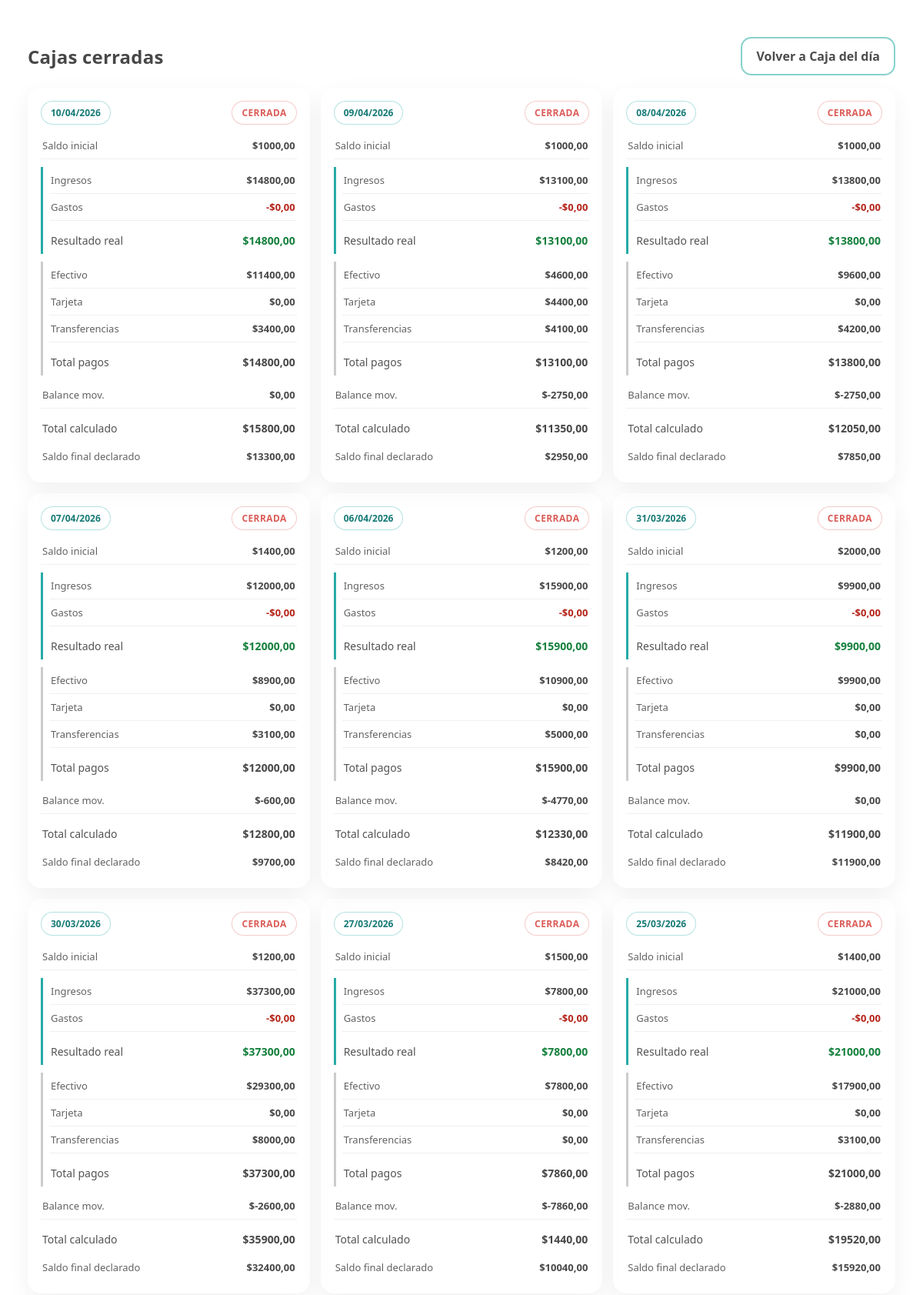
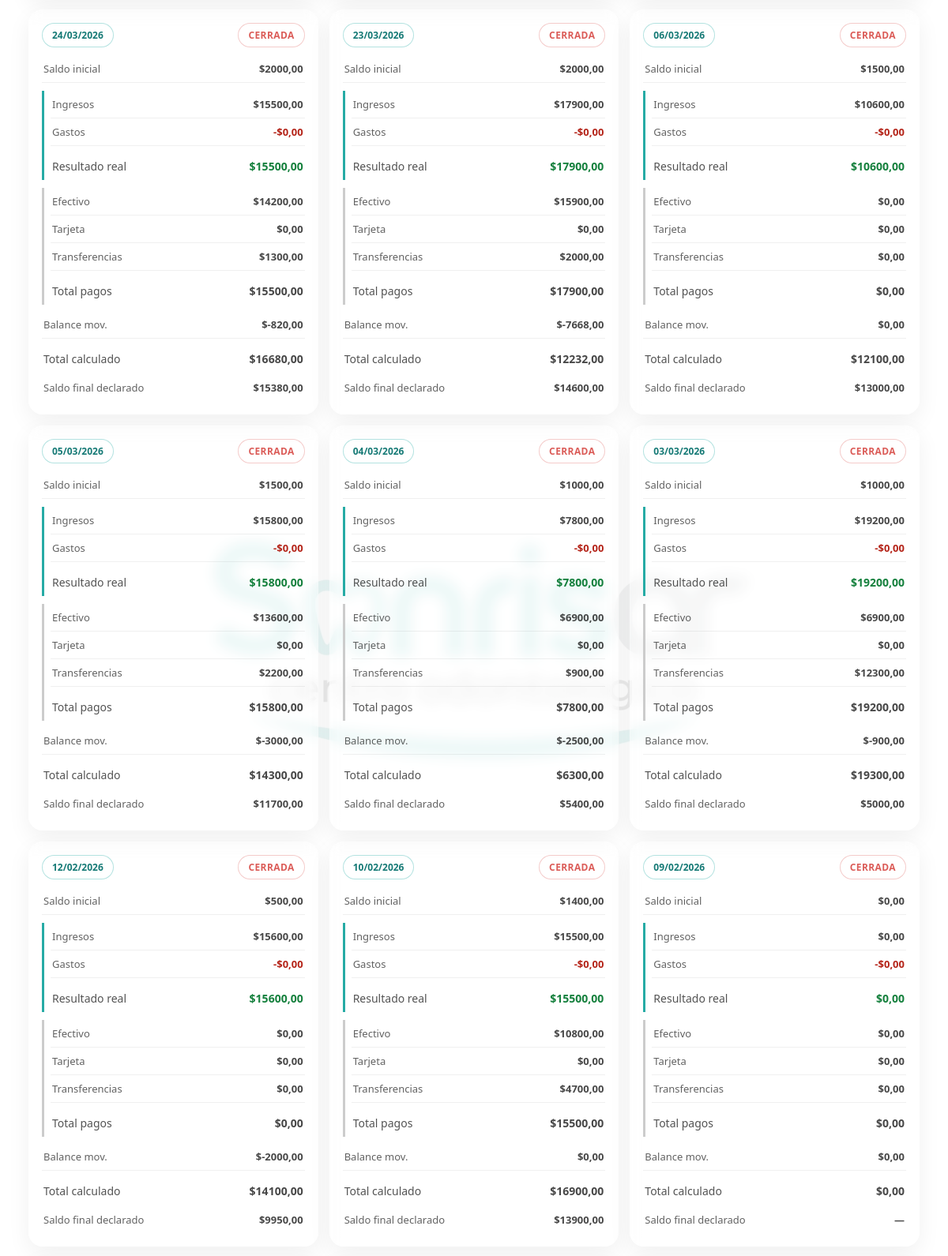
Screenshot of /caja/cerradas/ (upper part) with the database file from the repository (2 pictures, top to bottom).
### caja/models.py (models this page shows, shortened)
class CashSession(models.Model):
    class Status(models.TextChoices):
        ABIERTA = "abierta", "Abierta"
        CERRADA = "cerrada", "Cerrada"
    fecha = models.DateField(
        default=timezone.localdate,
        unique=True,
        db_index=True
    )
    estado = models.CharField(
        max_length=10,
        choices=Status.choices,
        default=Status.ABIERTA,
        db_index=True
    )
    saldo_inicial = models.DecimalField(
        max_digits=12,
        decimal_places=2,
        default=0
    )
    efectivo = models.DecimalField(
        max_digits=12,
        decimal_places=2,
        default=0
    )
    tarjeta = models.DecimalField(
        max_digits=12,
        decimal_places=2,
        default=0
    )
    transferencia = models.DecimalField(
        max_digits=12,
        decimal_places=2,
        default=0
    )
    total_pagos = models.DecimalField(
        max_digits=12,
        decimal_places=2,
        default=0
    )
    saldo_final_declarado = models.DecimalField(
        max_digits=12,
        decimal_places=2,
        null=True,
        blank=True
    )
    abierta_en = models.DateTimeField(auto_now_add=True)
    cerrada_en = models.DateTimeField(null=True, blank=True)
    notas = models.TextField(blank=True, default="")
    class Meta:
        ordering = ["-fecha"]

### caja/views.py (the view)
# urls.py: path("cerradas/", views.cajas_cerradas, name="cerradas"),
def cajas_cerradas(request):
    cajas = CashSession.objects.filter(
        estado=CashSession.Status.CERRADA
    ).order_by("-fecha")
    for c in cajas:
        pagos = Pago.objects.filter(caja=c)
        total_pagos = _sum_montos(pagos)
        gastos = Gasto.objects.filter(caja=c)
        total_gastos = _sum_montos(gastos)
        movimientos = MovimientoCaja.objects.filter(caja=c)
        total_entradas = _sum_montos(movimientos.filter(tipo="entrada"))
        total_salidas = _sum_montos(movimientos.filter(tipo="salida"))
        balance_mov = total_entradas - total_salidas
        c.total_pagos_calc = total_pagos
        c.total_gastos_calc = total_gastos
        c.resultado_calc = total_pagos - total_gastos
        c.balance_mov_calc = balance_mov
        c.total_caja_calc = (c.saldo_inicial or Decimal("0.00")) + total_pagos + balance_mov
    return render(request, "caja/cajas_cerradas.html", {"cajas": cajas})

### caja/views.py (called while the page is built)
def _sum_montos(queryset):
    total = Decimal("0.00")
    for obj in queryset:
        total += obj.monto
    return total

### templates/caja/cajas_cerradas.html (shortened to what this page needs)
{% extends "base.html" %}
{% block content %}
<div class="page-wrap">
  <div class="page-head">
    <h1 class="h1-soft">Cajas cerradas</h1>
    <a href="{% url 'caja:tablero' %}" class="btn-sonrisar">Volver a Caja del día</a>
  </div>
  {% if cajas %}
    <div class="grid-cerradas">
      {% for c in cajas %}
        <article class="cerrada-card glass">
          <div class="cerrada-fecha">
            <span class="pill">{{ c.fecha|date:"d/m/Y" }}</span>
            <span class="estado-tag cerrada">CERRADA</span>
          </div>
          <div class="cerrada-body">
            <div class="cerrada-row">
              <span>Saldo inicial</span>
              <strong>${{ c.saldo_inicial|floatformat:2 }}</strong>
            </div>
            <div class="cerrada-mp" style="margin: 10px 0 10px 0; padding-left: 8px; border-left: 3px solid #26ABA5;">
              <div class="cerrada-row">
                <span>Ingresos</span>
                <strong>${{ c.total_pagos_calc|floatformat:2 }}</strong>
              </div>
              <div class="cerrada-row">
                <span>Gastos</span>
                <strong style="color:#b42318;">
                  -${{ c.total_gastos_calc|floatformat:2 }}
                </strong>
              </div>
              <div class="cerrada-row total">
                <span>Resultado real</span>
                <strong style="
                  color:{% if c.resultado_calc < 0 %}#b42318{% else %}#15803d{% endif %};
                ">
                  ${{ c.resultado_calc|floatformat:2 }}
                </strong>
              </div>
            </div>
            <div class="cerrada-mp" style="margin: 10px 0 8px 0; padding-left: 8px; border-left: 3px solid #ccc;">
              <div class="cerrada-row">
                <span>Efectivo</span>
                <strong>${{ c.efectivo|floatformat:2 }}</strong>
              </div>
              <div class="cerrada-row">
                <span>Tarjeta</span>
                <strong>${{ c.tarjeta|floatformat:2 }}</strong>
              </div>
              <div class="cerrada-row">
                <span>Transferencias</span>
                <strong>${{ c.transferencia|floatformat:2 }}</strong>
              </div>
              <div class="cerrada-row total">
                <span>Total pagos</span>
                <strong>${{ c.total_pagos|floatformat:2 }}</strong>
              </div>
            </div>
            <div class="cerrada-row">
              <span>Balance mov.</span>
              <strong>${{ c.balance_mov_calc|floatformat:2 }}</strong>
            </div>
            <div class="cerrada-row total">
              <span>Total calculado</span>
              <strong>${{ c.total_caja_calc|floatformat:2 }}</strong>
            </div>
            <div class="cerrada-row declared">
              <span>Saldo final declarado</span>
              <strong>
                {% if c.saldo_final_declarado %}
                  ${{ c.saldo_final_declarado|floatformat:2 }}
                {% else %}
                  —
                {% endif %}
              </strong>
            </div>
          </div>
        </article>
      {% endfor %}
    </div>
  {% else %}
    <p class="muted">Todavía no hay cajas cerradas.</p>
  {% endif %}
</div>
{% endblock %}

### static/css/sonrisar-pro.css (style rules this page uses)
:root { --sonrisar:#26ABA5; --sonrisar-dark:#167a76; --text:#1d1d1d; --muted:#6b6b6b; --glass: rgba(255,255,255,0.20); --glass-strong: rgba(255,255,255,0.28); --border: rgba(0,0,0,0.08); --shadow: 0 10px 30px rgba(0,0,0,0.06); }
* { box-sizing:border-box; margin:0; padding:0; }
html, body { height:100%; }
body { font-family: system-ui, -apple-system, "Segoe UI", Roboto, Arial, sans-serif; color: var(--text); background:#fff; }
body::before { content:""; position: fixed; inset:0; background: url("/static/img/logo.png") center no-repeat; background-size: 720px auto; opacity: 0.10; pointer-events:none; z-index:0; }
main, .app-container, .page-wrap, .tablero-grid { position: relative; z-index: 1; }
.glass { background: var(--glass); border: 1px solid rgba(255,255,255,0.40); backdrop-filter: blur(10px); -webkit-backdrop-filter: blur(10px); box-shadow: var(--shadow); border-radius: 18px; }
.h1-soft { font-size: 24px; font-weight: 550; color: rgba(0,0,0,0.72); letter-spacing: .2px; }
.pill { display:inline-flex; align-items:center; padding: 6px 12px; border-radius: 999px; border: 1px solid rgba(38,171,165,0.35); background: rgba(255,255,255,0.30); color: var(--sonrisar-dark); font-weight: 600; font-size: 12px; }
.estado-tag { display:inline-flex; align-items:center; padding: 6px 12px; border-radius: 999px; font-weight: 700; font-size: 12px; letter-spacing: .4px; border: 1px solid rgba(0,0,0,0.08); background: rgba(255,255,255,0.25); color: rgba(0,0,0,0.65); }
.estado-tag.cerrada { border-color: rgba(217,83,79,0.30); color: rgba(217,83,79,0.95); }
.btn-sonrisar { display:inline-flex; justify-content:center; align-items:center; gap: 8px; padding: 12px 18px; border-radius: 14px; border: 2px solid rgba(38,171,165,0.55); background: rgba(255,255,255,0.18); color: rgba(0,0,0,0.70); text-decoration:none; font-weight: 650; transition: .2s ease; backdrop-filter: blur(10px); }
.page-wrap { max-width: 1240px; margin: 0 auto; padding: 24px 18px 90px; }
.page-head { display:flex; justify-content: space-between; align-items:center; gap: 12px; margin-bottom: 16px; flex-wrap: wrap; }
.grid-cerradas { display:grid; grid-template-columns: repeat(4, 1fr); gap: 14px; }
@media (max-width: 1200px) { .grid-cerradas { grid-template-columns: repeat(3, 1fr); } }
.cerrada-card { padding: 16px; background: rgba(255,255,255,0.14); border: 1px solid rgba(255,255,255,0.30); }
.cerrada-fecha { display:flex; justify-content: space-between; align-items:center; margin-bottom: 10px; }
.cerrada-row { display:flex; justify-content: space-between; padding: 8px 2px; border-bottom: 1px solid rgba(0,0,0,0.06); font-size: 13px; color: rgba(0,0,0,0.62); }
.cerrada-row strong { color: rgba(0,0,0,0.72); font-weight: 750; }
.cerrada-row.total { margin-top: 6px; border-bottom: none; padding-top: 10px; font-size: 14px; color: rgba(0,0,0,0.68); }
.cerrada-row.declared { border-bottom:none; padding-top: 10px; color: rgba(0,0,0,0.62); }
.glass { background: rgba(255, 255, 255, 0.20); backdrop-filter: blur(8px); }

### rows the page displays
CashSession: fecha "10/04/2026", saldo_inicial "1000,00", total_pagos_calc "14800,00", total_gastos_calc "0,00", resultado_calc "14800,00", efectivo "11400,00", tarjeta "0,00", transferencia "3400,00", total_pagos "14800,00", balance_mov_calc "0,00", total_caja_calc "15800,00", saldo_final_declarado "13300,00"
CashSession: fecha "09/04/2026", saldo_inicial "1000,00", total_pagos_calc "13100,00", total_gastos_calc "0,00", resultado_calc "13100,00", efectivo "4600,00", tarjeta "4400,00", transferencia "4100,00", total_pagos "13100,00", balance_mov_calc "-2750,00", total_caja_calc "11350,00", saldo_final_declarado "2950,00"
CashSession: fecha "08/04/2026", saldo_inicial "1000,00", total_pagos_calc "13800,00", total_gastos_calc "0,00", resultado_calc "13800,00", efectivo "9600,00", tarjeta "0,00", transferencia "4200,00", total_pagos "13800,00", balance_mov_calc "-2750,00", total_caja_calc "12050,00", saldo_final_declarado "7850,00"
CashSession: fecha "07/04/2026", saldo_inicial "1400,00", total_pagos_calc "12000,00", total_gastos_calc "0,00", resultado_calc "12000,00", efectivo "8900,00", tarjeta "0,00", transferencia "3100,00", total_pagos "12000,00", balance_mov_calc "-600,00", total_caja_calc "12800,00", saldo_final_declarado "9700,00"
CashSession: fecha "06/04/2026", saldo_inicial "1200,00", total_pagos_calc "15900,00", total_gastos_calc "0,00", resultado_calc "15900,00", efectivo "10900,00", tarjeta "0,00", transferencia "5000,00", total_pagos "15900,00", balance_mov_calc "-4770,00", total_caja_calc "12330,00", saldo_final_declarado "8420,00"
CashSession: fecha "31/03/2026", saldo_inicial "2000,00", total_pagos_calc "9900,00", total_gastos_calc "0,00", resultado_calc "9900,00", efectivo "9900,00", tarjeta "0,00", transferencia "0,00", total_pagos "9900,00", balance_mov_calc "0,00", total_caja_calc "11900,00", saldo_final_declarado "11900,00"
CashSession: fecha "30/03/2026", saldo_inicial "1200,00", total_pagos_calc "37300,00", total_gastos_calc "0,00", resultado_calc "37300,00", efectivo "29300,00", tarjeta "0,00", transferencia "8000,00", total_pagos "37300,00", balance_mov_calc "-2600,00", total_caja_calc "35900,00", saldo_final_declarado "32400,00"
CashSession: fecha "27/03/2026", saldo_inicial "1500,00", total_pagos_calc "7800,00", total_gastos_calc "0,00", resultado_calc "7800,00", efectivo "7800,00", tarjeta "0,00", transferencia "0,00", total_pagos "7860,00", balance_mov_calc "-7860,00", total_caja_calc "1440,00", saldo_final_declarado "10040,00"
CashSession: fecha "25/03/2026", saldo_inicial "1400,00", total_pagos_calc "21000,00", total_gastos_calc "0,00", resultado_calc "21000,00", efectivo "17900,00", tarjeta "0,00", transferencia "3100,00", total_pagos "21000,00", balance_mov_calc "-2880,00", total_caja_calc "19520,00", saldo_final_declarado "15920,00"
CashSession: fecha "24/03/2026", saldo_inicial "2000,00", total_pagos_calc "15500,00", total_gastos_calc "0,00", resultado_calc "15500,00", efectivo "14200,00", tarjeta "0,00", transferencia "1300,00", total_pagos "15500,00", balance_mov_calc "-820,00", total_caja_calc "16680,00", saldo_final_declarado "15380,00"
CashSession: fecha "23/03/2026", saldo_inicial "2000,00", total_pagos_calc "17900,00", total_gastos_calc "0,00", resultado_calc "17900,00", efectivo "15900,00", tarjeta "0,00", transferencia "2000,00", total_pagos "17900,00", balance_mov_calc "-7668,00", total_caja_calc "12232,00", saldo_final_declarado "14600,00"
CashSession: fecha "06/03/2026", saldo_inicial "1500,00", total_pagos_calc "10600,00", total_gastos_calc "0,00", resultado_calc "10600,00", efectivo "0,00", tarjeta "0,00", transferencia "0,00", total_pagos "0,00", balance_mov_calc "0,00", total_caja_calc "12100,00", saldo_final_declarado "13000,00"
CashSession: fecha "05/03/2026", saldo_inicial "1500,00", total_pagos_calc "15800,00", total_gastos_calc "0,00", resultado_calc "15800,00", efectivo "13600,00", tarjeta "0,00", transferencia "2200,00", total_pagos "15800,00", balance_mov_calc "-3000,00", total_caja_calc "14300,00", saldo_final_declarado "11700,00"
CashSession: fecha "04/03/2026", saldo_inicial "1000,00", total_pagos_calc "7800,00", total_gastos_calc "0,00", resultado_calc "7800,00", efectivo "6900,00", tarjeta "0,00", transferencia "900,00", total_pagos "7800,00", balance_mov_calc "-2500,00", total_caja_calc "6300,00", saldo_final_declarado "5400,00"
CashSession: fecha "03/03/2026", saldo_inicial "1000,00", total_pagos_calc "19200,00", total_gastos_calc "0,00", resultado_calc "19200,00", efectivo "6900,00", tarjeta "0,00", transferencia "12300,00", total_pagos "19200,00", balance_mov_calc "-900,00", total_caja_calc "19300,00", saldo_final_declarado "5000,00"
CashSession: fecha "12/02/2026", saldo_inicial "500,00", total_pagos_calc "15600,00", total_gastos_calc "0,00", resultado_calc "15600,00", efectivo "0,00", tarjeta "0,00", transferencia "0,00", total_pagos "0,00", balance_mov_calc "-2000,00", total_caja_calc "14100,00", saldo_final_declarado "9950,00"
CashSession: fecha "10/02/2026", saldo_inicial "1400,00", total_pagos_calc "15500,00", total_gastos_calc "0,00", resultado_calc "15500,00", efectivo "10800,00", tarjeta "0,00", transferencia "4700,00", total_pagos "15500,00", balance_mov_calc "0,00", total_caja_calc "16900,00", saldo_final_declarado "13900,00"
CashSession: fecha "09/02/2026", saldo_inicial "0,00", total_pagos_calc "0,00", total_gastos_calc "0,00", resultado_calc "0,00", efectivo "0,00", tarjeta "0,00", transferencia "0,00", total_pagos "0,00", balance_mov_calc "0,00", total_caja_calc "0,00"
